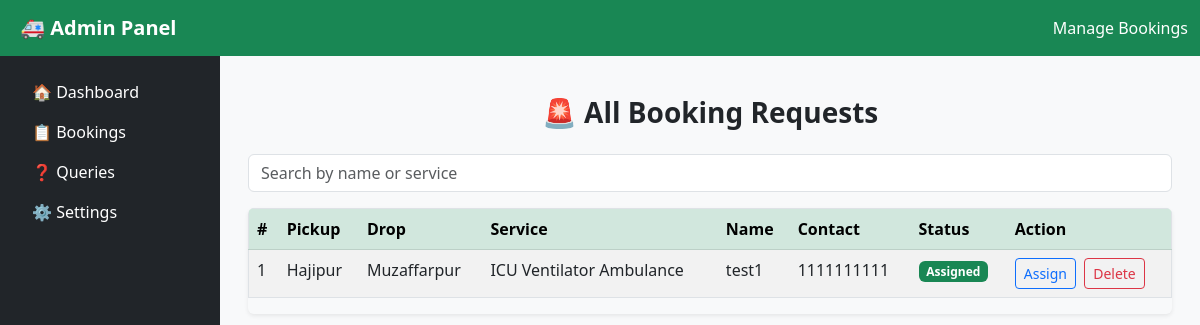
Before: /bookings with the older database file.
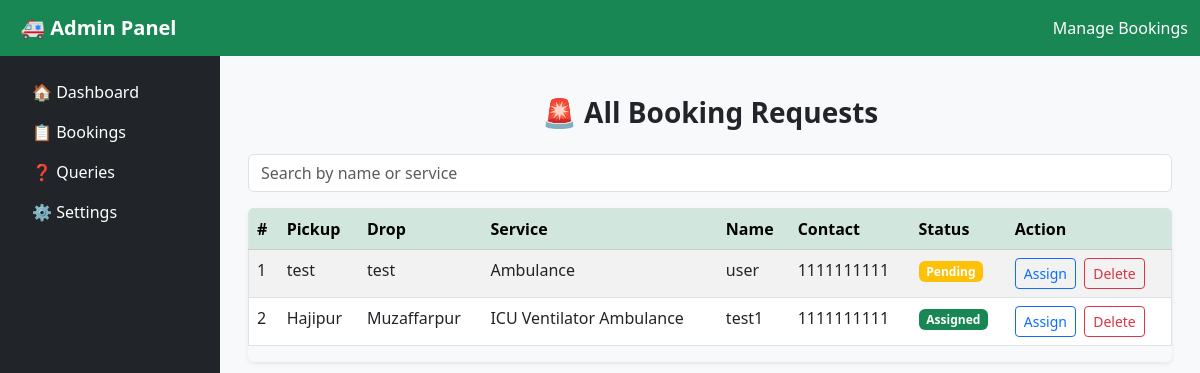
After: the same page with the newer database file.
### backend/models.py (models this page shows, shortened)
class Booking(db.Model):
    id = db.Column(db.Integer, primary_key=True)
    pickup = db.Column(db.String(200), nullable=False)
    drop = db.Column(db.String(200), nullable=False)
    service = db.Column(db.String(100), nullable=False) # e.g., "ICU Ambulance", "Oxygen Ambulance"
    name = db.Column(db.String(100), nullable=False)
    contact = db.Column(db.String(20), nullable=False)
    status = db.Column(db.String(50), nullable=False, default='Pending') # e.g., "Pending", "Assigned", "Completed"
    timestamp = db.Column(db.DateTime, nullable=False, default=datetime.utcnow)

### backend/controllers.py (the view)
@app.route("/bookings")
def bookings():
    all_bookings = Booking.query.order_by(Booking.timestamp.desc()).all()
    return render_template("admin/bookings.html", bookings=all_bookings)

### templates/admin/bookings.html (shortened to what this page needs)
<!DOCTYPE html>
<html lang="en">
<head>
  <link href="https://cdn.jsdelivr.net/npm/bootstrap@5.3.0/dist/css/bootstrap.min.css" rel="stylesheet">
  <link rel="stylesheet" href="https://cdn.jsdelivr.net/npm/bootstrap-icons@1.10.5/font/bootstrap-icons.css">
</head>
<body class="bg-light">
<nav class="navbar navbar-expand-lg navbar-dark bg-success">
  <div class="container-fluid">
    <a class="navbar-brand fw-bold ms-2" href="/admin">🚑 Admin Panel</a>
    <span class="navbar-text text-white ms-auto">Manage Bookings</span>
  </div>
</nav>
<div class="d-none d-lg-block position-fixed h-100 bg-dark text-white sidebar-lg">
  <div class="p-3">
    <ul class="nav flex-column">
      <li class="nav-item"><a class="nav-link text-white" href="/admin">🏠 Dashboard</a></li>
      <li class="nav-item"><a class="nav-link text-white active" href="/bookings">📋 Bookings</a></li>
      <li class="nav-item"><a class="nav-link text-white" href="/queries">❓ Queries</a></li>
      <li class="nav-item"><a class="nav-link text-white" href="/settings">⚙️ Settings</a></li>
    </ul>
  </div>
</div>
<div class="main-content">
  <div class="container py-4">
    <h3 class="mb-4 fw-bold text-center">🚨 All Booking Requests</h3>
    <input type="text" id="searchInput" class="form-control mb-3" placeholder="Search by name or service">
    <div class="table-responsive shadow-sm rounded">
      <table class="table table-striped table-hover bg-white border">
        <thead class="table-success">
          <tr>
            <th>#</th>
            <th>Pickup</th>
            <th>Drop</th>
            <th>Service</th>
            <th>Name</th>
            <th>Contact</th>
            <th>Status</th>
            <th>Action</th>
          </tr>
        </thead>
        <tbody id="bookingTable">
          {% for b in bookings %}
          <tr>
            <td>{{ loop.index }}</td>
            <td>{{ b.pickup }}</td>
            <td>{{ b.drop }}</td>
            <td>{{ b.service }}</td>
            <td>{{ b.name }}</td>
            <td>{{ b.contact }}</td>
            <td>
              <span class="badge {{ 'bg-success' if b.status == 'Assigned' else 'bg-warning' }}">{{ b.status }}</span>
            </td>
            <td>
              <form method="POST" action="/assign-booking/{{ b.id }}" style="display:inline;">
                <button type="submit" class="btn btn-sm btn-outline-primary me-1">Assign</button>
              </form>
              <form method="POST" action="/delete-booking/{{ b.id }}" style="display:inline;" onsubmit="return confirm('Are you sure?')">
                <button type="submit" class="btn btn-sm btn-outline-danger">Delete</button>
              </form>
            </td>
          </tr>
          {% else %}
          <tr><td colspan="8" class="text-center">No bookings found.</td></tr>
          {% endfor %}
        </tbody>
      </table>
    </div>
  </div>
</div>
</body>
</html>

### templates/admin/bookings.html (style rules this page uses)
.main-content { margin-left: 220px; padding: 1rem; }
.sidebar-lg { width: 220px; }

Changed rows visible on the page:
added Booking: pickup "test", drop "test", service "Ambulance", name "user", contact "1111111111", status "Pending"
